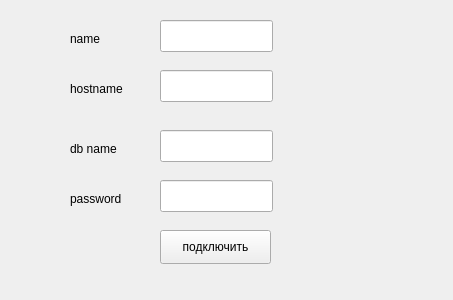
<?xml version="1.0" encoding="UTF-8"?>
<ui version="4.0">
 <class>DbConnect</class>
 <widget class="QWidget" name="DbConnect">
  <property name="geometry">
   <rect>
    <x>0</x>
    <y>0</y>
    <width>453</width>
    <height>300</height>
   </rect>
  </property>
  <property name="windowTitle">
   <string>Form</string>
  </property>
  <widget class="QLineEdit" name="lineEdit">
   <property name="geometry">
    <rect>
     <x>160</x>
     <y>20</y>
     <width>113</width>
     <height>32</height>
    </rect>
   </property>
  </widget>
  <widget class="QLineEdit" name="lineEdit_2">
   <property name="geometry">
    <rect>
     <x>160</x>
     <y>70</y>
     <width>113</width>
     <height>32</height>
    </rect>
   </property>
  </widget>
  <widget class="QLineEdit" name="lineEdit_3">
   <property name="geometry">
    <rect>
     <x>160</x>
     <y>130</y>
     <width>113</width>
     <height>32</height>
    </rect>
   </property>
  </widget>
  <widget class="QLineEdit" name="lineEdit_4">
   <property name="geometry">
    <rect>
     <x>160</x>
     <y>180</y>
     <width>113</width>
     <height>32</height>
    </rect>
   </property>
  </widget>
  <widget class="QLabel" name="label">
   <property name="geometry">
    <rect>
     <x>70</x>
     <y>30</y>
     <width>58</width>
     <height>18</height>
    </rect>
   </property>
   <property name="text">
    <string>name</string>
   </property>
  </widget>
  <widget class="QLabel" name="label_2">
   <property name="geometry">
    <rect>
     <x>70</x>
     <y>80</y>
     <width>71</width>
     <height>18</height>
    </rect>
   </property>
   <property name="text">
    <string>hostname</string>
   </property>
  </widget>
  <widget class="QLabel" name="label_3">
   <property name="geometry">
    <rect>
     <x>70</x>
     <y>140</y>
     <width>81</width>
     <height>18</height>
    </rect>
   </property>
   <property name="text">
    <string>db name</string>
   </property>
  </widget>
  <widget class="QLabel" name="label_4">
   <property name="geometry">
    <rect>
     <x>70</x>
     <y>190</y>
     <width>91</width>
     <height>18</height>
    </rect>
   </property>
   <property name="text">
    <string>password</string>
   </property>
  </widget>
  <widget class="QPushButton" name="pushButton">
   <property name="geometry">
    <rect>
     <x>160</x>
     <y>230</y>
     <width>111</width>
     <height>34</height>
    </rect>
   </property>
   <property name="text">
    <string>подключить</string>
   </property>
  </widget>
 </widget>
 <resources/>
 <connections/>
</ui>
